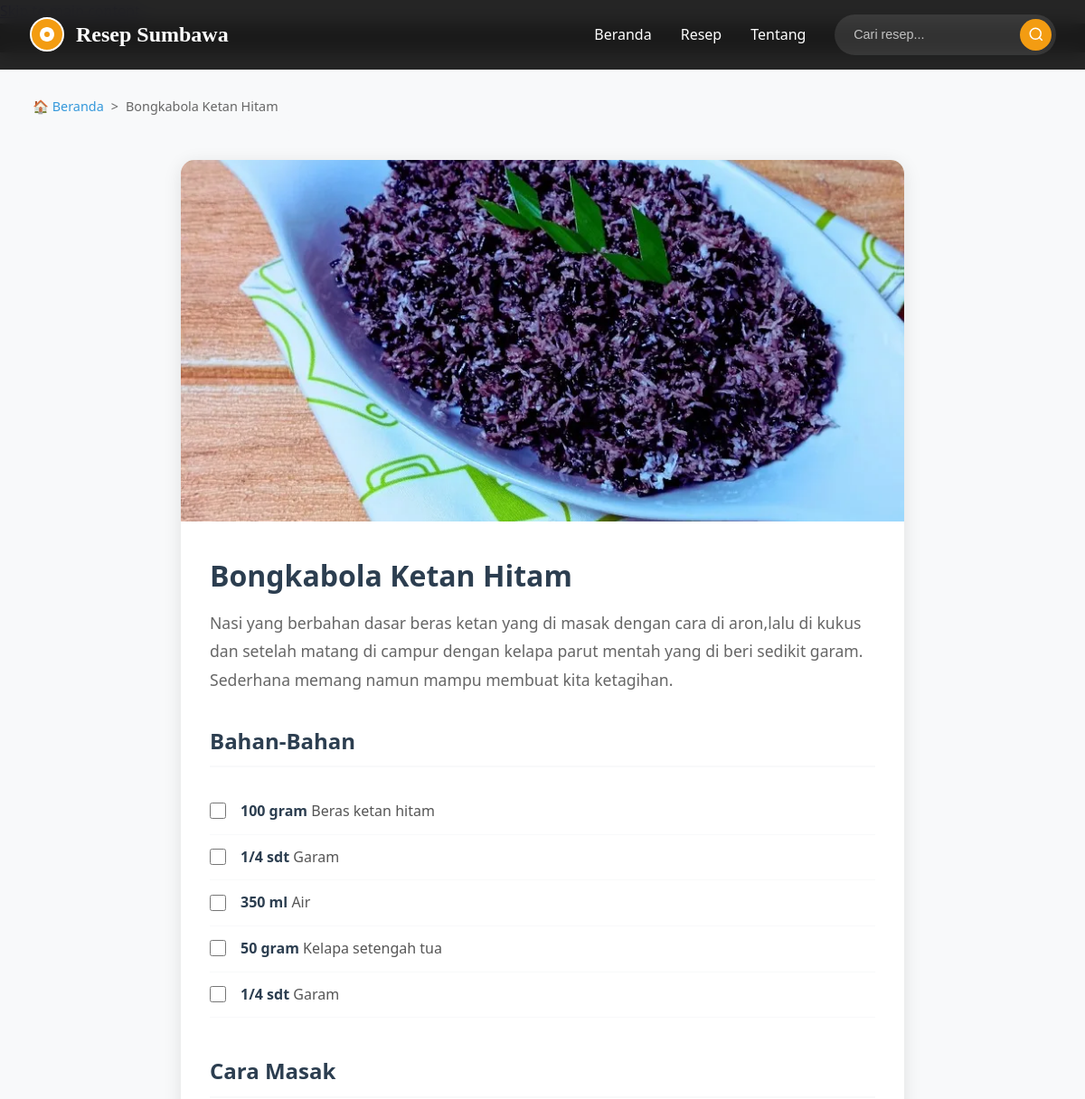
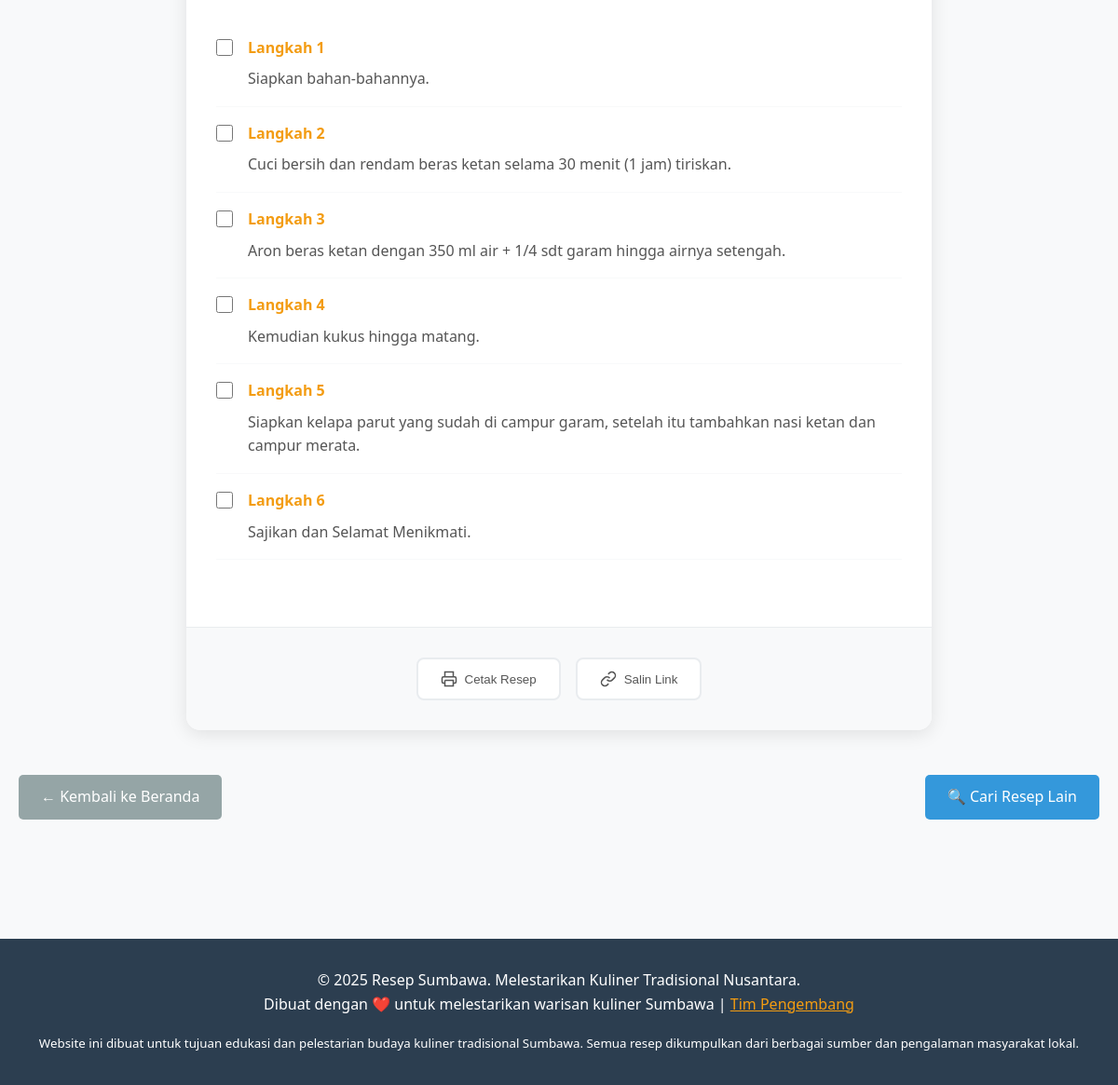
Page /detail_resep.php?id_resep=2 on the committed database (2 pictures, top to bottom).
### tables this page shows
CREATE TABLE resep (
    id_resep INT AUTO_INCREMENT PRIMARY KEY,
    nama_resep VARCHAR(100) NOT NULL,
    deskripsi TEXT NOT NULL,
    waktu_memasak INT,
    porsi INT DEFAULT 2,
    gambar VARCHAR(255),
    id_kategori INT,
    id_pengguna INT,
    created_at TIMESTAMP DEFAULT CURRENT_TIMESTAMP,
    updated_at TIMESTAMP DEFAULT CURRENT_TIMESTAMP ON UPDATE CURRENT_TIMESTAMP,
    FOREIGN KEY (id_kategori) REFERENCES kategori(id_kategori),
    FOREIGN KEY (id_pengguna) REFERENCES pengguna(id_pengguna)
);

CREATE TABLE resep_bahan (
    id_resep_bahan INT AUTO_INCREMENT PRIMARY KEY,
    id_resep INT,
    id_bahan INT,
    takaran VARCHAR(100) NOT NULL,
    kelompok VARCHAR(100),
    urutan INT DEFAULT NULL,
    FOREIGN KEY (id_resep) REFERENCES resep(id_resep),
    FOREIGN KEY (id_bahan) REFERENCES bahan(id_bahan)
);

CREATE TABLE bahan (
    id_bahan INT AUTO_INCREMENT PRIMARY KEY,
    nama_bahan VARCHAR(100) NOT NULL
);

CREATE TABLE langkah_memasak (
    id_langkah INT AUTO_INCREMENT PRIMARY KEY,
    id_resep INT,
    nomor_urutan INT NOT NULL,
    deskripsi_langkah TEXT NOT NULL,
    FOREIGN KEY (id_resep) REFERENCES resep(id_resep)
);

### config/koneksi.php (called while the page is built, shortened)
<?php
function escape($string) {
    return htmlspecialchars($string, ENT_QUOTES, 'UTF-8');
}
?>

### detail_resep.php (the view, shortened to what this page needs)
<?php
require_once 'config/koneksi.php';
$idResep = isset($_GET['id_resep']) ? (int)$_GET['id_resep'] : 0;
try {
    $stmt = $pdo->prepare("
        SELECT r.*, k.nama_kategori, p.nama as nama_penulis
        FROM resep r
        LEFT JOIN kategori k ON r.id_kategori = k.id_kategori
        LEFT JOIN pengguna p ON r.id_pengguna = p.id_pengguna
        WHERE r.id_resep = :id_resep
    ");
    $stmt->bindParam(':id_resep', $idResep, PDO::PARAM_INT);
    $stmt->execute();
    $resep = $stmt->fetch();
    $stmtBahan = $pdo->prepare("
        SELECT rb.*, b.nama_bahan
        FROM resep_bahan rb
        JOIN bahan b ON rb.id_bahan = b.id_bahan
        WHERE rb.id_resep = :id_resep
        ORDER BY rb.urutan ASC, rb.kelompok ASC
    ");
    $stmtBahan->bindParam(':id_resep', $idResep, PDO::PARAM_INT);
    $stmtBahan->execute();
    $bahanList = $stmtBahan->fetchAll();
    $bahanByGroup = [];
    foreach ($bahanList as $bahan) {
        $kelompok = $bahan['kelompok'] ?: 'Bahan Utama';
        $bahanByGroup[$kelompok][] = $bahan;
    }
    $stmtLangkah = $pdo->prepare("
        SELECT * FROM langkah_memasak
        WHERE id_resep = :id_resep
        ORDER BY nomor_urutan ASC
    ");
    $stmtLangkah->bindParam(':id_resep', $idResep, PDO::PARAM_INT);
    $stmtLangkah->execute();
    $langkahList = $stmtLangkah->fetchAll();
} catch(PDOException $e) {
    $error = "Error mengambil detail resep: " . $e->getMessage();
}
include 'includes/header.php';
?>
<div class="container">
    <?php if (isset($error)): ?>
        <div class="alert alert-warning">
            <strong>Error:</strong> <?php echo escape($error); ?>
        </div>
        <div style="text-align: center; margin: 2rem 0;">
            <a href="/index.php" class="btn btn-primary">← Kembali ke Beranda</a>
        </div>
    <?php else: ?>
        <nav aria-label="breadcrumb" style="margin-bottom: 2rem;">
            <ol style="display: flex; list-style: none; padding: 0; background: #f8f9fa; padding: 1rem; border-radius: 5px; font-size: 0.9rem;">
                <li><a href="/index.php" style="color: #3498db; text-decoration: none;">🏠 Beranda</a></li>
                <li style="margin: 0 0.5rem; color: #666;">></li>
                <li style="color: #666;"><?php echo escape($resep['nama_resep']); ?></li>
            </ol>
        </nav>
        <article class="recipe-detail-clean">
            <?php if (!empty($resep['gambar']) && file_exists($_SERVER['DOCUMENT_ROOT'] . $resep['gambar'])): ?>
                <img
                    src="<?php echo escape($resep['gambar']); ?>"
                    alt="<?php echo escape($resep['nama_resep']); ?>"
                    class="recipe-detail-image-clean"
                >
            <?php endif; ?>
            <div class="recipe-detail-content">
                <h1 class="recipe-title-clean"><?php echo escape($resep['nama_resep']); ?></h1>
                <p class="recipe-description-clean">
                    <?php echo nl2br(escape($resep['deskripsi'])); ?>
                </p>
                <div class="recipe-section-clean">
                    <h2 class="section-title-clean">Bahan-Bahan</h2>
                    <?php if (empty($bahanByGroup)): ?>
                        <p style="color: #666; font-style: italic;">Belum ada bahan yang tercatat untuk resep ini.</p>
                    <?php else: ?>
                        <?php foreach ($bahanByGroup as $kelompok => $bahanGroup): ?>
                            <ul class="ingredients-list-clean">
                                <?php foreach ($bahanGroup as $bahan): ?>
                                    <li class="ingredient-item-clean">
                                        <input type="checkbox" class="ingredient-checkbox" id="ingredient-<?php echo $bahan['id_resep_bahan']; ?>">
                                        <label for="ingredient-<?php echo $bahan['id_resep_bahan']; ?>" class="ingredient-text">
                                            <span class="ingredient-amount"><?php echo escape($bahan['takaran']); ?></span>
                                            <?php echo escape($bahan['nama_bahan']); ?>
                                        </label>
                                    </li>
                                <?php endforeach; ?>
                            </ul>
                        <?php endforeach; ?>
                    <?php endif; ?>
                </div>
                <div class="recipe-section-clean">
                    <h2 class="section-title-clean">Cara Masak</h2>
                    <?php if (empty($langkahList)): ?>
                        <p style="color: #666; font-style: italic;">Belum ada langkah memasak yang tercatat untuk resep ini.</p>
                    <?php else: ?>
                        <ol class="steps-list-clean">
                            <?php foreach ($langkahList as $langkah): ?>
                                <li class="step-item-clean">
                                    <input type="checkbox" class="step-checkbox" id="step-<?php echo $langkah['id_langkah']; ?>">
                                    <div class="step-content">
                                        <div class="step-number">Langkah <?php echo $langkah['nomor_urutan']; ?></div>
                                        <div class="step-text">
                                            <?php echo nl2br(escape($langkah['deskripsi_langkah'])); ?>
                                        </div>
                                    </div>
                                </li>
                            <?php endforeach; ?>
                        </ol>
                    <?php endif; ?>
                </div>
            </div>
            <div class="recipe-actions-clean">
                <button onclick="window.print()" class="action-btn-clean">
                    <svg width="18" height="18" viewBox="0 0 24 24" fill="none" stroke="currentColor" stroke-width="2">
                        <polyline points="6,9 6,2 18,2 18,9"></polyline>
                        <path d="M6,18H4a2,2,0,0,1-2-2V11a2,2,0,0,1,2-2H20a2,2,0,0,1,2,2v5a2,2,0,0,1-2,2H18"></path>
                        <polyline points="6,14 18,14 18,22 6,22 6,14"></polyline>
                    </svg>
                    Cetak Resep
                </button>
                <button onclick="ResepSumbawa.copyToClipboard(window.location.href)" class="action-btn-clean">
                    <svg width="18" height="18" viewBox="0 0 24 24" fill="none" stroke="currentColor" stroke-width="2">
                        <path d="M10 13a5 5 0 0 0 7.54.54l3-3a5 5 0 0 0-7.07-7.07l-1.72 1.71"></path>
                        <path d="M14 11a5 5 0 0 0-7.54-.54l-3 3a5 5 0 0 0 7.07 7.07l1.71-1.71"></path>
                    </svg>
                    Salin Link
                </button>
            </div>
        </article>
        <div style="display: flex; justify-content: space-between; margin: 3rem 0; flex-wrap: wrap; gap: 1rem;">
            <a href="/index.php" class="btn btn-secondary">
                ← Kembali ke Beranda
            </a>
            <a href="/cari_resep.php" class="btn btn-primary">
                🔍 Cari Resep Lain
            </a>
        </div>
    <?php endif; ?>
</div>
<?php include 'includes/footer.php'; ?>

### assets/css/style.css (style rules this page uses)
* { margin: 0; padding: 0; box-sizing: border-box; }
.recipe-detail-clean { max-width: 800px; margin: 0 auto; background: white; border-radius: 15px; overflow: hidden; box-shadow: 0 4px 20px rgba(0, 0, 0, 0.1); }
.recipe-detail-image-clean { width: 100%; height: 400px; object-fit: cover; }
.recipe-detail-content { padding: 2rem; }
.recipe-title-clean { font-size: 2rem; font-weight: 700; color: #2c3e50; margin-bottom: 1rem; line-height: 1.3; }
.recipe-description-clean { color: #666; line-height: 1.8; margin-bottom: 2rem; font-size: 1.1rem; }
.recipe-section-clean { margin-bottom: 2.5rem; }
.section-title-clean { font-size: 1.5rem; font-weight: 600; color: #2c3e50; margin-bottom: 1.5rem; padding-bottom: 0.5rem; border-bottom: 2px solid #f8f9fa; }
.ingredients-list-clean { list-style: none; padding: 0; }
.ingredient-item-clean { display: flex; align-items: flex-start; gap: 1rem; padding: 0.75rem 0; border-bottom: 1px solid #f8f9fa; }
.ingredient-checkbox { margin-top: 0.2rem; width: 18px; height: 18px; accent-color: #f39c12; cursor: pointer; }
.ingredient-text { flex: 1; color: #555; line-height: 1.6; }
.ingredient-amount { font-weight: 600; color: #2c3e50; }
.steps-list-clean { list-style: none; padding: 0; counter-reset: step-counter; }
.step-item-clean { counter-increment: step-counter; display: flex; gap: 1rem; padding: 1rem 0; border-bottom: 1px solid #f8f9fa; }
.step-checkbox { margin-top: 0.2rem; width: 18px; height: 18px; accent-color: #f39c12; cursor: pointer; }
.step-content { flex: 1; }
.step-number { font-weight: 600; color: #f39c12; margin-bottom: 0.5rem; }
.step-text { color: #555; line-height: 1.6; }
.recipe-actions-clean { display: flex; gap: 1rem; padding: 2rem; background: #f8f9fa; border-top: 1px solid #e9ecef; justify-content: center; flex-wrap: wrap; }
.action-btn-clean { display: flex; align-items: center; gap: 0.5rem; padding: 0.75rem 1.5rem; background: white; border: 2px solid #e9ecef; border-radius: 8px; text-decoration: none; color: #555; font-weight: 500; transition: all 0.3s ease; cursor: pointer; }
body { font-family: "Segoe UI", Tahoma, Geneva, Verdana, sans-serif; line-height: 1.6; color: #333; background-color: #f8f9fa; }
.container { max-width: 1200px; margin: 0 auto; padding: 0 20px; }
nav { display: flex; justify-content: space-between; align-items: center; flex-wrap: wrap; }
.btn { display: inline-block; padding: 0.7rem 1.5rem; background: #3498db; color: white; text-decoration: none; border-radius: 5px; transition: background 0.3s ease; border: none; cursor: pointer; font-size: 1rem; }
.btn-primary { background: #3498db; }
.btn-secondary { background: #95a5a6; }
html { scroll-behavior: smooth; }

### rows in the picture
resep: nama_resep "Bongkabola Ketan Hitam", gambar (picture), deskripsi "Nasi yang berbahan dasar beras ketan yang di masak dengan cara di aron,lalu di kukus dan setelah matang di campur dengan kelapa parut mentah yang di beri sedikit garam. Sederhana memang namun mampu membuat kita ketagihan."
resep_bahan: takaran "100 gram", id_bahan.nama_bahan "Beras ketan hitam"
resep_bahan: takaran "1/4 sdt", id_bahan.nama_bahan "Garam"
resep_bahan: takaran "350 ml", id_bahan.nama_bahan "Air"
resep_bahan: takaran "50 gram", id_bahan.nama_bahan "Kelapa setengah tua"
resep_bahan: takaran "1/4 sdt", id_bahan.nama_bahan "Garam"
langkah_memasak: nomor_urutan "1", deskripsi_langkah "Siapkan bahan-bahannya."
langkah_memasak: nomor_urutan "2", deskripsi_langkah "Cuci bersih dan rendam beras ketan selama 30 menit (1 jam) tiriskan."
langkah_memasak: nomor_urutan "3", deskripsi_langkah "Aron beras ketan dengan 350 ml air + 1/4 sdt garam hingga airnya setengah."
langkah_memasak: nomor_urutan "4", deskripsi_langkah "Kemudian kukus hingga matang."
langkah_memasak: nomor_urutan "5", deskripsi_langkah "Siapkan kelapa parut yang sudah di campur garam, setelah itu tambahkan nasi ketan dan campur merata."
langkah_memasak: nomor_urutan "6", deskripsi_langkah "Sajikan dan Selamat Menikmati."
